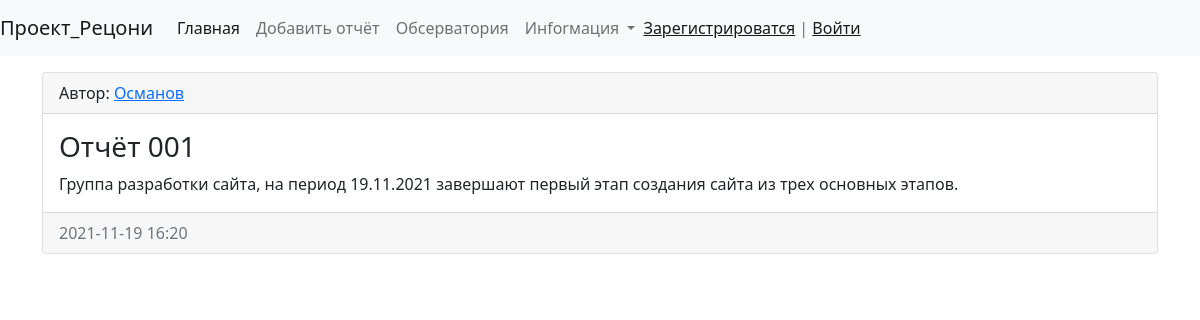
Page /get_report/1/ on the committed database.
### cosmos/models.py (models this page shows, shortened)
class Reports(models.Model):
    title = models.CharField(max_length=150, verbose_name='наименование')
    content = models.TextField(blank=True, verbose_name='Отчёт')
    created_date = models.DateTimeField(auto_now_add=True, verbose_name='дата публикаций')
    updated_date = models.DateTimeField(auto_now=True, verbose_name='дата обновления')
    is_published = models.BooleanField(default=True, verbose_name='статус')
    author = models.ForeignKey('Author', on_delete=models.SET_NULL, null=True, verbose_name='Автор')
    class Meta:
        verbose_name = 'Отчёт'
        verbose_name_plural = 'Отчёты'
        ordering = ['-created_date']

class Author(models.Model):
    first_name = models.CharField(max_length=100, db_index=True, verbose_name='Имя')
    last_name = models.CharField(max_length=100, verbose_name='Фамилия')
    description = models.TextField(max_length=1000, verbose_name='Описание')
    speciality = models.CharField(max_length=200, verbose_name='Специализация')
    photo = models.ImageField(upload_to='photos/%Y/%m/%d', verbose_name='фото', blank=True)
    def __str__(self):
        return self.last_name
    class Meta:
        verbose_name = 'Автор'
        verbose_name_plural = 'Авторы'

### cosmos/views.py (the view)
# urls.py: path('get_report/<int:report_id>/', report, name='report'),
def report(request, report_id):
    item = Reports.objects.get(pk=report_id)
    return render(request, 'cosmos/get_report.html', {'item': item})

### cosmos/templates/cosmos/get_report.html
{% extends 'base.html' %}
{% block content %}
<div class="col-md-12">
            <div class="card ">
                <div class="card-header">
                    Автор: <a href="{% url 'author' item.pk %}" >{{ item.author }}</a>
                </div>
                <div class="card-body">
                    <h3 class="card-title">{{ item.title}}</h3>
                    <p class="card-text">{{item.content}}</p>
                </div>
                <div class="card-footer text-muted">
                    {{item.created_date|date:"Y-m-d H:i"}}
                </div>
            </div>
        </div>
{% endblock %}

### rows in the picture
Reports: author "Османов", title "Отчёт 001", content "Группа разработки сайта, на период 19.11.2021 завершают первый этап создания сайта из трех основных этапов.", created_date "2021-11-19 16:20"
